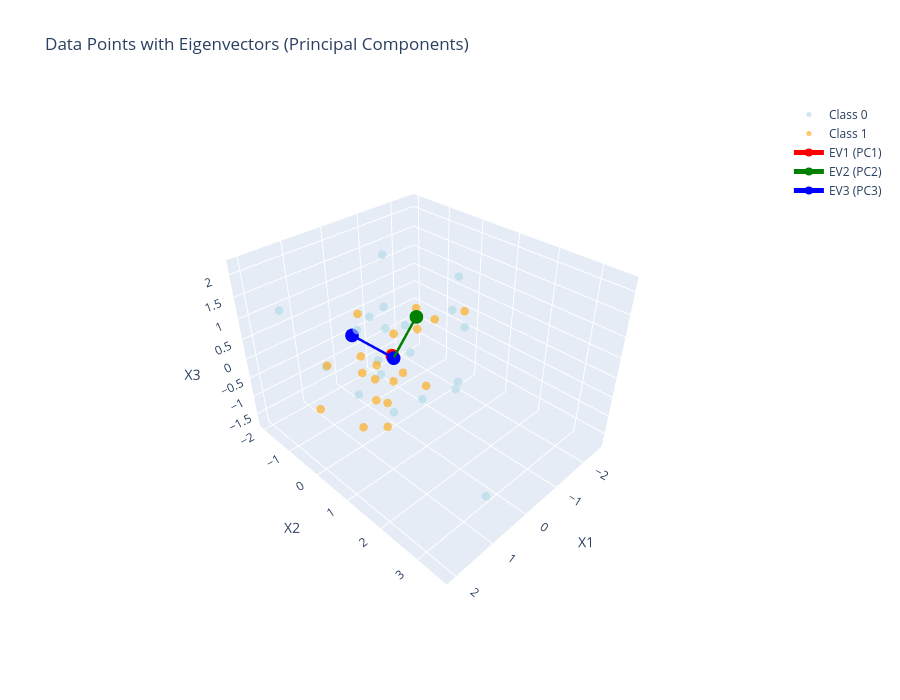

The code cell stored with this chart in its notebook:
### Code cell
import plotly.graph_objects as go

# Extract the 3 eigenvectors (columns of the eigenvectors matrix)
ev1 = eigen_vectors[:, 0]
ev2 = eigen_vectors[:, 1]
ev3 = eigen_vectors[:, 2]

# Create 3D plot
fig = go.Figure()

# Plot data points for class 0
class_0_indices = df['target'] == 0
fig.add_trace(go.Scatter3d(
    x=X_scaled[class_0_indices, 0],
    y=X_scaled[class_0_indices, 1],
    z=X_scaled[class_0_indices, 2],
    mode='markers',
    name='Class 0',
    marker=dict(size=5, color='lightblue', opacity=0.6)
))

# Plot data points for class 1
class_1_indices = df['target'] == 1
fig.add_trace(go.Scatter3d(
    x=X_scaled[class_1_indices, 0],
    y=X_scaled[class_1_indices, 1],
    z=X_scaled[class_1_indices, 2],
    mode='markers',
    name='Class 1',
    marker=dict(size=5, color='orange', opacity=0.6)
))

# Plot eigenvector 1
fig.add_trace(go.Scatter3d(
    x=[0, ev1[0]],
    y=[0, ev1[1]],
    z=[0, ev1[2]],
    mode='lines+markers',
    name='EV1 (PC1)',
    line=dict(color='red', width=5),
    marker=dict(size=8, color='red')
))

# Plot eigenvector 2
fig.add_trace(go.Scatter3d(
    x=[0, ev2[0]],
    y=[0, ev2[1]],
    z=[0, ev2[2]],
    mode='lines+markers',
    name='EV2 (PC2)',
    line=dict(color='green', width=5),
    marker=dict(size=8, color='green')
))

# Plot eigenvector 3
fig.add_trace(go.Scatter3d(
    x=[0, ev3[0]],
    y=[0, ev3[1]],
    z=[0, ev3[2]],
    mode='lines+markers',
    name='EV3 (PC3)',
    line=dict(color='blue', width=5),
    marker=dict(size=8, color='blue')
))

fig.update_layout(
    title='Data Points with Eigenvectors (Principal Components)',
    scene=dict(
        xaxis_title='X1',
        yaxis_title='X2',
        zaxis_title='X3',
        camera=dict(eye=dict(x=1.5, y=1.5, z=1.5))
    ),
    height=700,
    showlegend=True
)

fig.show()

### Figure 1 — Plotly figure (JSON) as saved in the notebook; plotly's stock layout.template omitted (floating-point values rounded to 4 significant figures)
{"data": [{"marker": {"color": "lightblue", "opacity": 0.6, "size": 5}, "mode": "markers", "name": "Class 0", "type": "scatter3d", "x": [-0.2245, 0.8671, 1.566, -1.012, 2.09, -1.595, -0.04273, 1.087, 0.8783, -0.125, 0.2608, -1.278, -1.048, 1.38, 0.4069, 0.5042, 0.7146, -0.2004, 0.2756, 0.6999], "y": [-1.011, 0.9358, -0.2199, 0.955, -0.7576, 0.1966, 0.8235, 3.557, 0.6099, 0.3877, 0.05408, 0.6401, 1.055, 1.394, -0.0237, 0.9326, -0.2619, -0.4509, 2.035, -0.3895], "z": [0.4913, -0.4264, 0.461, -0.662, 1.731, 0.5941, -0.6776, -0.6577, 0.3496, 0.2769, 1.386, 1.701, 0.7745, 1.991, 0.1348, 1.459, 0.9107, 2.183, 0.4423, -0.8169]}, {"marker": {"color": "orange", "opacity": 0.6, "size": 5}, "mode": "markers", "name": "Class 1", "type": "scatter3d", "x": [-0.7008, -0.01146, 1.342, -2.571, -0.09748, -0.6694, 0.204, -1.263, -0.1685, -0.4191, -1.247, -0.7474, 0.4504, 0.8585, 0.535, -1.987, -0.213, -0.3991, 0.729, 1.171], "y": [-1.526, -0.04693, -0.9627, -0.2996, -0.3822, -1.998, -0.4152, -0.01819, -1.349, 0.5537, -0.5939, -0.9667, 0.2299, -0.002939, 0.07385, -1.336, 0.04901, -0.427, -0.2741, -0.7715], "z": [-1.749, -0.6496, -1.184, -0.05404, -1.504, -0.04268, -1.27, 0.4054, -0.7067, -0.6696, 0.4613, -0.6934, -1.511, 0.0538, 0.127, -0.7643, -0.4713, 0.2358, -1.662, 0.002171]}, {"line": {"color": "red", "width": 5}, "marker": {"color": "red", "size": 8}, "mode": "lines+markers", "name": "EV1 (PC1)", "type": "scatter3d", "x": [0, -0.5388], "y": [0, -0.6561], "z": [0, -0.5285]}, {"line": {"color": "green", "width": 5}, "marker": {"color": "green", "size": 8}, "mode": "lines+markers", "name": "EV2 (PC2)", "type": "scatter3d", "x": [0, -0.6936], "y": [0, -0.01058], "z": [0, 0.7203]}, {"line": {"color": "blue", "width": 5}, "marker": {"color": "blue", "size": 8}, "mode": "lines+markers", "name": "EV3 (PC3)", "type": "scatter3d", "x": [0, 0.4781], "y": [0, -0.7546], "z": [0, 0.4494]}], "layout": {"height": 700, "scene": {"camera": {"eye": {"x": 1.5, "y": 1.5, "z": 1.5}}, "xaxis": {"title": {"text": "X1"}}, "yaxis": {"title": {"text": "X2"}}, "zaxis": {"title": {"text": "X3"}}}, "showlegend": true, "title": {"text": "Data Points with Eigenvectors (Principal Components)"}}}
